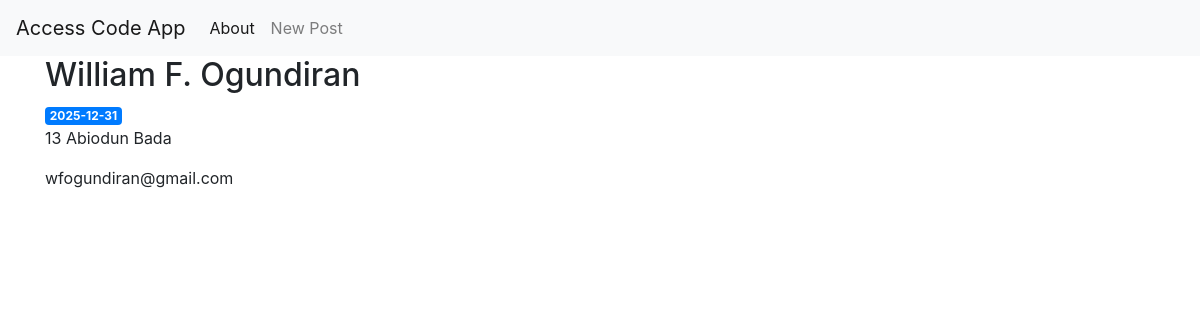
Screenshot of /6/user with the database file from the repository.
### tables this page shows
CREATE TABLE users (
    user_id INTEGER PRIMARY KEY AUTOINCREMENT,
    full_name TEXT NOT NULL,
    resident_address TEXT NOT NULL,
    email TEXT NOT NULL,
    validity_date TIMESTAMP NOT NULL,
    u_created TIMESTAMP NOT NULL DEFAULT CURRENT_TIMESTAMP
);

### app.py (the view)
@app.route('/<int:user_id>/user')
def view(user_id):
    user = get_user(user_id)
    return render_template('view.html', user=user)

### app.py (called while the page is built)
def get_db_connection():
    conn = sqlite3.connect('database.db')
    conn.row_factory = sqlite3.Row
    return conn

def get_user(user_id):
    conn = get_db_connection()
    user = conn.execute('SELECT * FROM users WHERE user_id = ?', \
                       (user_id,)).fetchone()
    conn.close()
    if user is None:
        abort(404)
    return user

### templates/view.html
{% extends 'base.html' %}
{% block content %}
    <h2>{% block title %} {{ user['full_name'] }} {% endblock %}</h2>
    <span class="badge badge-primary">{{ user['validity_date'] }}</span>
    <p>{{ user['resident_address'] }}</p>
    <p>{{ user['email'] }}</p>
{% endblock %}

### rows the page displays
users: full_name "William F. Ogundiran", validity_date "2025-12-31", resident_address "13 Abiodun Bada", email "wfogundiran@gmail.com"
